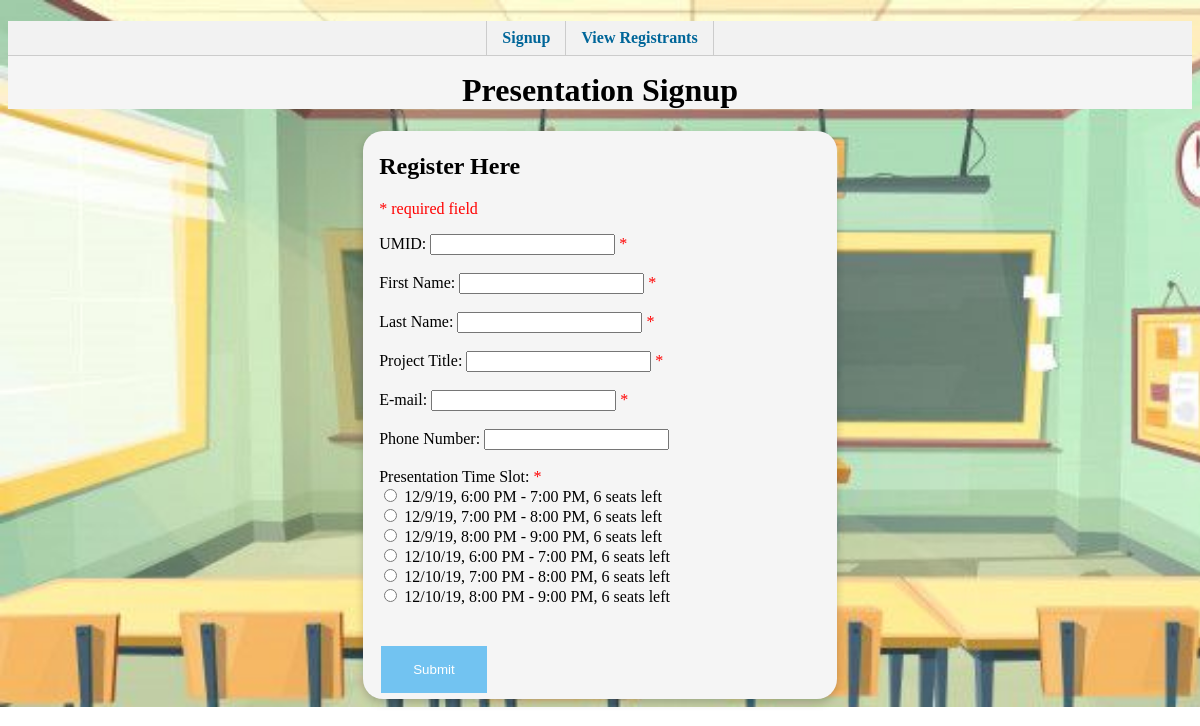
Screenshot of /source/index.php with the database file from the repository.
### tables this page shows
CREATE TABLE `presentation_slots` (
  `id` int(11) NOT NULL,
  `date` varchar(30) NOT NULL,
  `slots_left` int(11) NOT NULL DEFAULT '6'
);

### source/data.php (called while the page is built, shortened)
<?php
class Connection {
    private static $conn = null;
    public static function getConnection() {
        if (self::$conn === null) {
            self::$conn = new self();
        }
        return self::$conn->connection;
    }
}
    function GetSlots() {
        $db = Connection::getConnection();
        $query = "SELECT * FROM presentation_slots ORDER BY id";
        $statement = $db->prepare($query);
        $statement->execute();
        $presentSlots = $statement->fetchAll();
        return $presentSlots;
    }
?>

### source/index.php (the view, shortened to what this page needs)
<!DOCTYPE HTML>
<html>
<head>
<link rel="stylesheet" href="styles/style.css">
</head>
<body>
<?php
    include_once 'data.php';
    $presentSlots = GetSlots();
    $umidErr = $firstNameErr = $lastNameErr = $projectTitleErr = $emailErr = $phoneNumberErr = $slotIdErr = "";
    $umid = $firstName = $lastName = $projectTitle = $email = $phoneNumber = $selectedDate = "";
    $slotId = 0;
?>
<?php include 'nav.php'; ?>
<div class="header">
    <h1 style="text-align: center;">Presentation Signup</h1>
</div>
<div class="card">
    <div class="container">
    <h2>Register Here</h2>
    <p><span class="error">* required field</span></p>
    <form method="post" action="<?php echo htmlspecialchars($_SERVER["PHP_SELF"]);?>">
    UMID: <input type="text" name="umid" value="<?php echo $umid;?>">
    <span class="error">* <?php echo $umidErr;?></span>
    <br><br>
    First Name: <input type="text" name="firstName" value="<?php echo $firstName;?>">
    <span class="error">* <?php echo $firstNameErr;?></span>
    <br><br>
    Last Name: <input type="text" name="lastName" value="<?php echo $lastName;?>">
    <span class="error">* <?php echo $lastNameErr;?></span>
    <br><br>
    Project Title: <input type="text" name="projectTitle" value="<?php echo $projectTitle;?>">
    <span class="error">* <?php echo $projectTitleErr;?></span>
    <br><br>
    E-mail: <input type="text" name="email" value="<?php echo $email;?>">
    <span class="error">* <?php echo $emailErr;?></span>
    <br><br>
    Phone Number: <input type="text" name="phoneNumber" value="<?php echo $phoneNumber;?>">
    <br><br>
    Presentation Time Slot: <span class="error">* <?php echo $slotIdErr;?></span> <br>
    <?php foreach ($presentSlots as $presentSlot) : ?>
        <input type="radio" name="slotId"
        <?php if ($slotId == $presentSlot['id']) echo "checked";?>
        <?php if ($presentSlot['slots_left'] == 0) echo "disabled";?>
        value="<?php echo $presentSlot['id'];?>">
        <?php echo $presentSlot['date'] . ", " . $presentSlot['slots_left'] . " seats left"?><br>
    <?php endforeach; ?>
    <br><br>
    <input type="submit" name="submit" value="Submit">
    </form>
    </div>
</div>
</body>
</html>

### source/nav.php
<div id="nav">
	<ul>
		<li><a href="index.php">Signup</a></li>
		<li><a href="registrants.php">View Registrants</a></li>
	</ul>
</div>

### source/styles/style.css (style rules this page uses)
html { background-image: url("../images/classroom.jpg"); background-size: cover; background-repeat: no-repeat; }
.header { background-color: whitesmoke; }
input[type=submit] { background-color: rgb(114, 195, 241); border: none; color: white; padding: 16px 32px; text-decoration: none; margin: 4px 2px; cursor: pointer; }
.card { background-color: whitesmoke; box-shadow: 0 4px 8px 0 rgba(0,0,0,0.2); transition: 0.3s; width: 40%; margin: 0 auto; border-radius: 20px; }
.container { padding: 2px 16px; }
#nav { width: 100%; float: left; margin: 0 0 1em 0; padding: 0; background-color: #f2f2f2; border-bottom: 1px solid #ccc; }
#nav ul { list-style: none; width: 800px; margin: 0 auto; padding: 0; display: flex; justify-content: center; flex-direction: row; }
#nav li a { display: block; padding: 8px 15px; text-decoration: none; font-weight: bold; color: #069; border-right: 1px solid #ccc; }
#nav li:first-child a { border-left: 1px solid #ccc; }

### source/index.php (style rules this page uses)
.error { color: #FF0000; }

### rows the page displays
presentation_slots: date "12/9/19, 6:00 PM - 7:00 PM", slots_left "6"
presentation_slots: date "12/9/19, 7:00 PM - 8:00 PM", slots_left "6"
presentation_slots: date "12/9/19, 8:00 PM - 9:00 PM", slots_left "6"
presentation_slots: date "12/10/19, 6:00 PM - 7:00 PM", slots_left "6"
presentation_slots: date "12/10/19, 7:00 PM - 8:00 PM", slots_left "6"
presentation_slots: date "12/10/19, 8:00 PM - 9:00 PM", slots_left "6"
